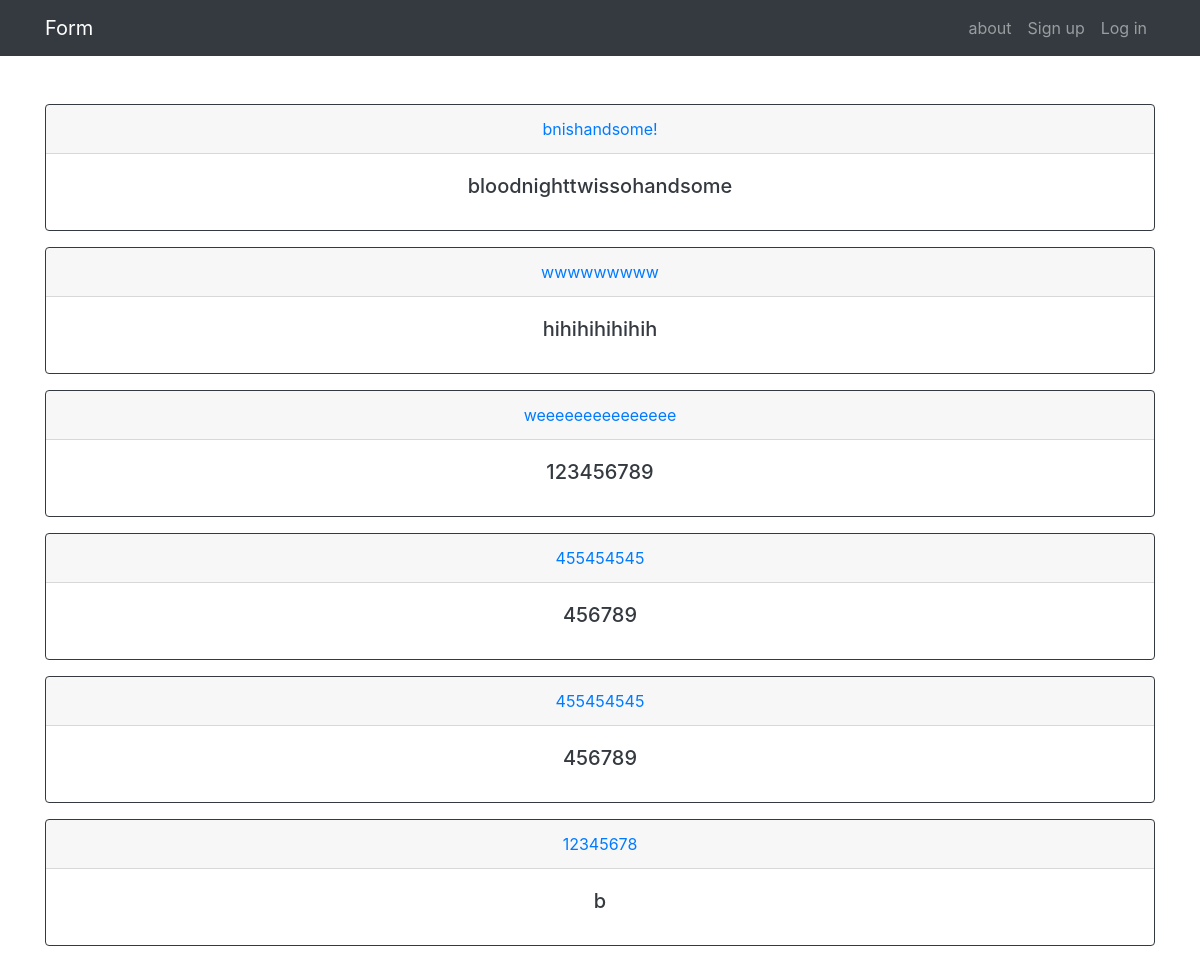
Before: /index/ with the older database file.
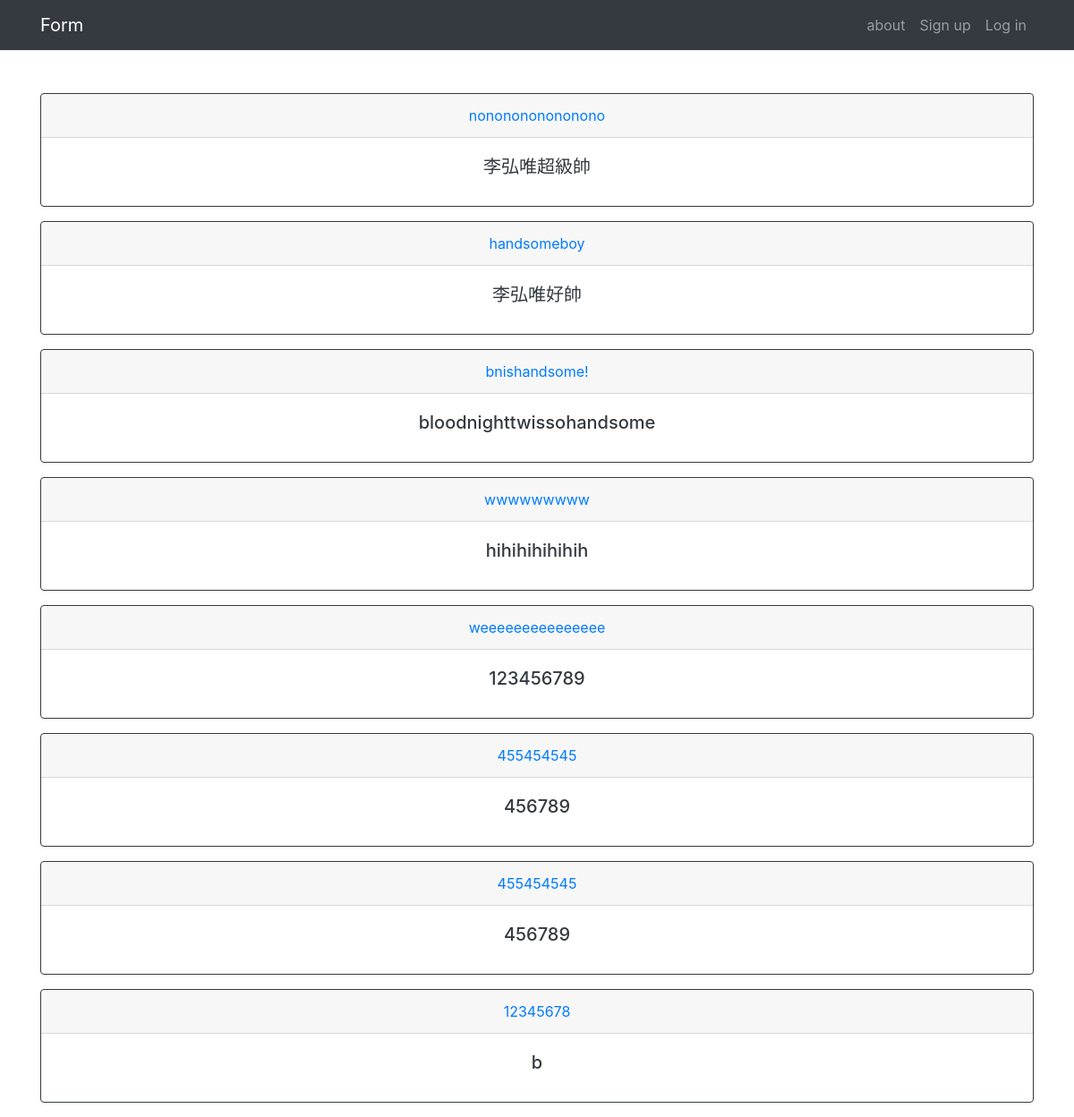
After: the same page with the newer database file.
### Post/models.py (models this page shows)
class Post(models.Model):
	title = models.CharField( max_length = 200 )
	content = models.TextField()
	preview = models.CharField(max_length = 150 )
	post_id = models.CharField( max_length = 100 )
	readed = models.TextField()

### Post/views.py (the view)
# urls.py: path('index/',post_index),
def post_index(request):
	all1 = Post.objects.all()
	return render(request,'index.html',{'posts':all1[::-1]})

### templates/index.html (shortened to what this page needs)
{% extends 'base.html' %}
{% block content %}
	{% for post in posts%}
		<a href="/{{ post.post_id }}" class="card border-dark mb-3 text-center">
		  <div class="card-header">{{ post.post_id}}</div>
		  <div class="card-body text-dark">
		    <h5 class="card-title">{{ post.title }}</h5>
		  </div>
		</a>
	{% endfor %}
{% endblock%}

### templates/base.html (shortened to what this page needs)
<!DOCTYPE html>
<html lang="en">
<head>
    <link rel="stylesheet" href="https://stackpath.bootstrapcdn.com/bootstrap/4.4.1/css/bootstrap.min.css"
>
</head>
<body  background={% block backgroundUrl %}{% endblock %}>
<div>
    <div class="navbar navbar-expand-lg navbar-dark bg-dark">
        <div class="container">
            <a class="navbar-brand" href="/index">Form</a>
            <div class="collapse navbar-collapse" id="navbarSupportedContent">
                <div class="navbar-nav">
                    <r3 class="nav-item">
                        <a class="nav-link" href="/about">about</a>
                    </r3>
                    <li class="nav-item dropdown">
                        {% if user.is_authenticated %}
                            <a class="nav-link dropdown-toggle" href="#" id="navbarDropdown" role="button"
                               data-toggle="dropdown" aria-haspopup="true" aria-expanded="false">
                                {{ user.username }}
                            </a>
                            <div class="dropdown-menu" aria-labelledby="navbarDropdown">
                                <a class="dropdown-item" href="#">Profile</a>
                                <a class="dropdown-item" href="#">Setting</a>
                                <div class="dropdown-divider"></div>
                                <a class="dropdown-item" href="/logout">Log out</a>
                            </div>
                    </li>
                        {% else %}
                    <r3 class="nav-item">
                        <a class="nav-link" href="/signup">Sign up</a>
                    </r3>
                    <li class="nav-item">
                        <a class="nav-link" href="/login/">Log in</a>
                    </li>
                        {% endif %}
                </div>
            </div>
        </div>
    </div>
    <br>
    <br>
    <div class="container">
        {% block content %}
        {% endblock %}
    </div>
</div>
</body>
</html>

Changed rows visible on the page:
added Post: post_id "nononononononono", title "李弘唯超級帥"
added Post: post_id "handsomeboy", title "李弘唯好帥"
